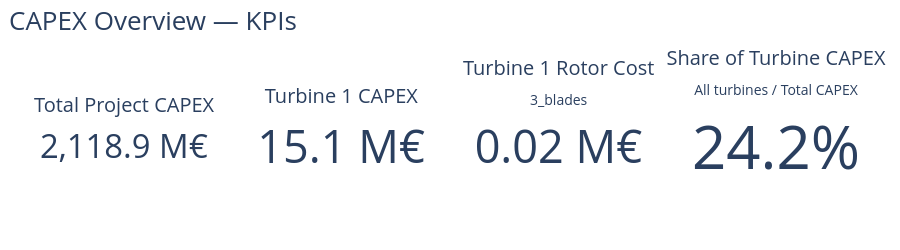
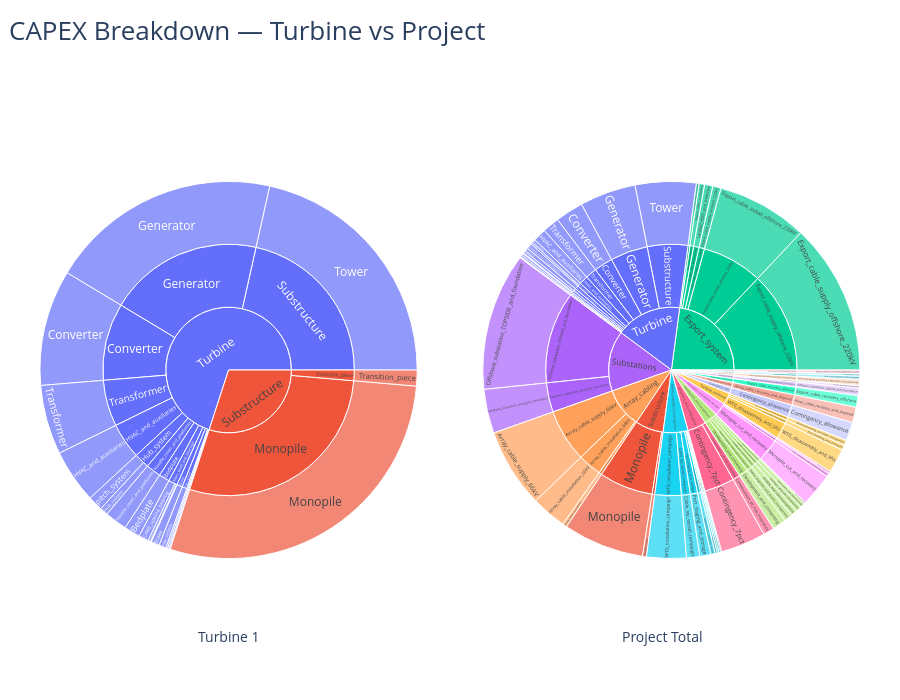
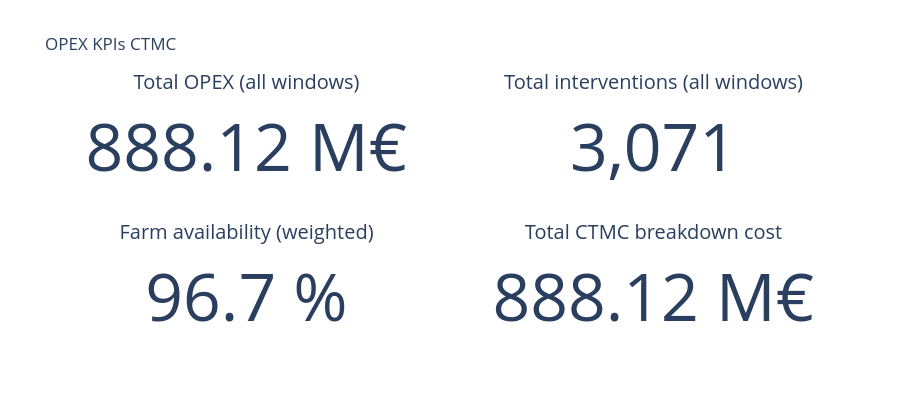
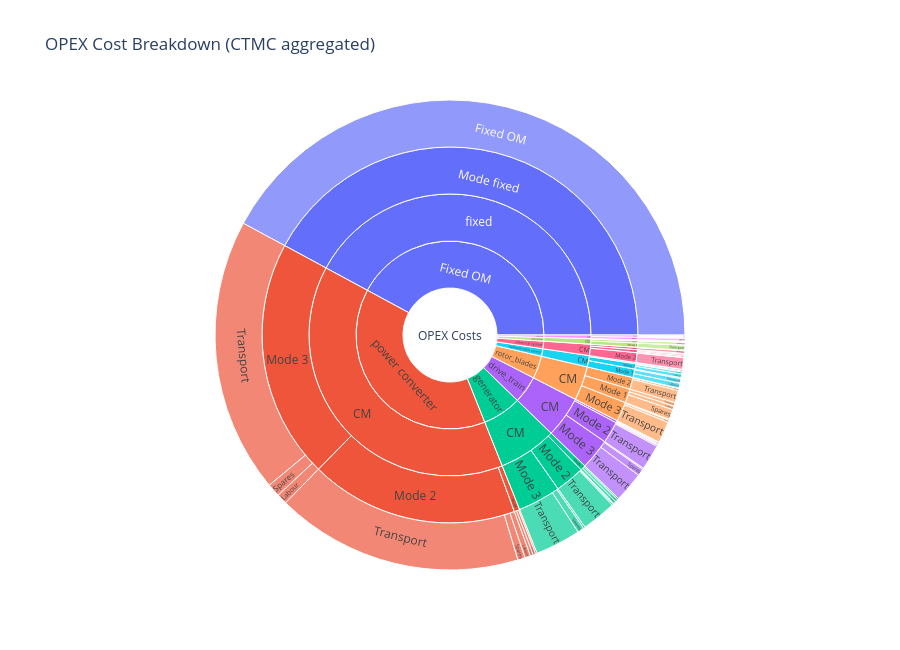

Notebook source saved alongside these figures, in order:
### Markdown cell above
## WISER CAPEX Study

### Code cell
from pathlib import Path
import sys

# --- paths & imports ---------------------------------------------------------

PROJECT_ROOT = Path.cwd().parent   # 
sys.path.append(str(PROJECT_ROOT))

from core.Simulation import build_experiment

LIBRARY_PATH = PROJECT_ROOT / "examples" / "Inputs" / "HKN"
RESULT_DIR   = PROJECT_ROOT / "results"


# --- simulation config -------------------------------------------------------

# Toggle which modules to run, dashboards, result collection, etc.
# (Adjust flags / keys to match your setup if they differ.)
sim_cfg = {
    "run_marketenv": True,
    "run_metenv": False,
    "run_capex": True,
    "capex_dashboard": True, # set to false to disable the dashboard
    "run_opex": True,
    "opex_dashboard": True, # set to false to disable the dashboard
    "run_lifetime_extension": False,
    "run_revenue": True,
    "run_valuation": True,
    "valuation_dashboard": True, # set to false to disable the dashboard
    "collect_results": True,
}

# --- parameter space (unchanged) ---------------------------------------------

parameter_space = {
    # Flattened: CAPEX_overrides -> Capex_inputFiles -> PA
    "CAPEX_overrides.Capex_inputFiles.PA": [
        "CAPEX"
        "CAPEX_OpenDoor.yaml",
        "CAPEX_IncreasedBarriers.yaml",
        "CAPEX_EconomicDownturn.yaml",
        "CAPEX_GlobalEscalation.yaml",
    ],

    # Same for materials
    "CAPEX_overrides.Material_inputFiles.MD": [
        "Commoditz_Params"
        "Commodity_Params_OpenDoor.yaml",
        "Commodity_Params_IncreasedBarriers.yaml",
        "Commodity_Params_EconomicDownturn.yaml",
        "Commodity_Params_GlobalEscalation.yaml",
    ],

    # Optional scenario label                                                                                               
    "Scenario.name": [
        "Open Door",
        "Increased Barriers",
        "Economic Downturn",
        "Global Escalation",
    ],

    "FINEX_overrides.WACC.flag_fixed_WACC": [True, True, True, True],
    "FINEX_overrides.WACC.WACC_annual":     [0.072, 0.072, 0.072, 0.072],
}





# --- zip groups: bind CAPEX + Material (+ Scenario.name) together ------------

zip_groups = {
    "macro_scenarios": [
        "CAPEX_overrides.Capex_inputFiles.PA",
        "CAPEX_overrides.Material_inputFiles.MD",
        "Scenario.name",
        "FINEX_overrides.WACC.flag_fixed_WACC",
        "FINEX_overrides.WACC.WACC_annual",
    ]
}

# --- build + run experiment -----------------------------------------------

exp = build_experiment(
    library_path=str(LIBRARY_PATH),
    base_config_path="Config.yaml",        
    simulation_config=sim_cfg,             
    parameter_space=parameter_space,       
    base_seed=42,                          
    replicates=1, # This are the Monte Carlo replicates per param set. We can run this on the cluster for more samples.                        
    name="CAPEX_Uncertainty",              
    result_directory=str(RESULT_DIR),
    zip_groups=zip_groups,                 
)

# Run the full sweep – returns a DataFrame of run metadata

exp.run()

### Figure 1 — Plotly figure (JSON) as saved in the notebook; plotly's stock layout.template omitted (floating-point values rounded to 4 significant figures)
{"data": [{"domain": {"x": [0, 0.205], "y": [0, 1]}, "mode": "number", "number": {"suffix": " M€", "valueformat": ",.1f"}, "title": {"text": "Total Project CAPEX"}, "type": "indicator", "value": 2119.0}, {"domain": {"x": [0.265, 0.47], "y": [0, 1]}, "mode": "number", "number": {"suffix": " M€", "valueformat": ",.1f"}, "title": {"text": "Turbine 1 CAPEX"}, "type": "indicator", "value": 15.1}, {"domain": {"x": [0.53, 0.735], "y": [0, 1]}, "mode": "number", "number": {"suffix": " M€", "valueformat": ",.2f"}, "title": {"text": "Turbine 1 Rotor Cost<br><sub>3_blades</sub>"}, "type": "indicator", "value": 0.02101}, {"domain": {"x": [0.795, 1], "y": [0, 1]}, "mode": "number", "number": {"valueformat": ".1%"}, "title": {"text": "Share of Turbine CAPEX<br><sub>All turbines / Total CAPEX</sub>"}, "type": "indicator", "value": 0.2423}], "layout": {"height": 250, "margin": {"b": 20, "l": 40, "r": 40, "t": 60}, "title": {"font": {"size": 26}, "text": "CAPEX Overview — KPIs", "x": 0.01}}}

### Figure 2 — Plotly figure (JSON) as saved in the notebook; plotly's stock layout.template omitted (floating-point values rounded to 4 significant figures; data arrays with more than 128 entries replaced by an {"elided": "..."} marker saying what was removed)
{"data": [{"branchvalues": "total", "domain": {"x": [0, 0.46], "y": [0, 1]}, "hovertemplate": "%{label}<br>Cost: %{value:,.2f} M€<br>Share: %{percentParent:.1%} of parent<br>Global: %{percentRoot:.1%} of total<extra></extra>", "ids": ["cat:Turbine", "cat:Substructure", "cat:Substructure|sub:Monopile", "cat:Substructure|sub:Transition_piece", "cat:Turbine|sub:3_blades", "cat:Turbine|sub:Bedplate", "cat:Turbine|sub:Brake", "cat:Turbine|sub:Converter", "cat:Turbine|sub:Generator", "cat:Turbine|sub:HVAC_and_auxiliaries", "cat:Turbine|sub:Hub_system", "cat:Turbine|sub:Main_shaft_and_bearings", "cat:Turbine|sub:Nacelle_cover_and_platforms", "cat:Turbine|sub:Substructure", "cat:Turbine|sub:Tower_top_interface", "cat:Turbine|sub:Transformer", "cat:Turbine|sub:Turret", "cat:Turbine|sub:Yaw_system", "cat:Substructure|sub:Monopile|ssub:Monopile", "cat:Substructure|sub:Transition_piece|ssub:Transition_piece", "cat:Turbine|sub:3_blades|ssub:blade_surface_coatings", "cat:Turbine|sub:Bedplate|ssub:Bedplate", "cat:Turbine|sub:Brake|ssub:Brake", "cat:Turbine|sub:Converter|ssub:Converter", "cat:Turbine|sub:Generator|ssub:Generator", "cat:Turbine|sub:HVAC_and_auxiliaries|ssub:HVAC_and_auxiliaries", "cat:Turbine|sub:Hub_system|ssub:Hub_system", "cat:Turbine|sub:Hub_system|ssub:pitch_system", "cat:Turbine|sub:Main_shaft_and_bearings|ssub:CARB_upwind_bearing", "cat:Turbine|sub:Main_shaft_and_bearings|ssub:SRB_downwind_bearing", "cat:Turbine|sub:Main_shaft_and_bearings|ssub:main_shaft", "cat:Turbine|sub:Nacelle_cover_and_platforms|ssub:Nacelle_cover_and_platforms", "cat:Turbine|sub:Substructure|ssub:Tower", "cat:Turbine|sub:Tower_top_interface|ssub:Tower_top_interface", "cat:Turbine|sub:Transformer|ssub:Transformer", "cat:Turbine|sub:Turret|ssub:Turret", "cat:Turbine|sub:Yaw_system|ssub:Yaw_system"], "labels": ["Turbine", "Substructure", "Monopile", "Transition_piece", "3_blades", "Bedplate", "Brake", "Converter", "Generator", "HVAC_and_auxiliaries", "Hub_system", "Main_shaft_and_bearings", "Nacelle_cover_and_platforms", "Substructure", "Tower_top_interface", "Transformer", "Turret", "Yaw_system", "Monopile", "Transition_piece", "blade_surface_coatings", "Bedplate", "Brake", "Converter", "Generator", "HVAC_and_auxiliaries", "Hub_system", "pitch_system", "CARB_upwind_bearing", "SRB_downwind_bearing", "main_shaft", "Nacelle_cover_and_platforms", "Tower", "Tower_top_interface", "Transformer", "Turret", "Yaw_system"], "parents": ["", "", "cat:Substructure", "cat:Substructure", "cat:Turbine", "cat:Turbine", "cat:Turbine", "cat:Turbine", "cat:Turbine", "cat:Turbine", "cat:Turbine", "cat:Turbine", "cat:Turbine", "cat:Turbine", "cat:Turbine", "cat:Turbine", "cat:Turbine", "cat:Turbine", "cat:Substructure|sub:Monopile", "cat:Substructure|sub:Transition_piece", "cat:Turbine|sub:3_blades", "cat:Turbine|sub:Bedplate", "cat:Turbine|sub:Brake", "cat:Turbine|sub:Converter", "cat:Turbine|sub:Generator", "cat:Turbine|sub:HVAC_and_auxiliaries", "cat:Turbine|sub:Hub_system", "cat:Turbine|sub:Hub_system", "cat:Turbine|sub:Main_shaft_and_bearings", "cat:Turbine|sub:Main_shaft_and_bearings", "cat:Turbine|sub:Main_shaft_and_bearings", "cat:Turbine|sub:Nacelle_cover_and_platforms", "cat:Turbine|sub:Substructure", "cat:Turbine|sub:Tower_top_interface", "cat:Turbine|sub:Transformer", "cat:Turbine|sub:Turret", "cat:Turbine|sub:Yaw_system"], "type": "sunburst", "values": [10.57, 4.531, 4.325, 0.2062, 0.02101, 0.2065, 0.1078, 1.5, 3.001, 0.6957, 0.2961, 0.1731, 0.2904, 3.246, 0.022, 0.9, 0.01485, 0.09281, 4.325, 0.2062, 0.02101, 0.2065, 0.1078, 1.5, 3.001, 0.6957, 0.1031, 0.193, 0.1289, 0.0341, 0.01015, 0.2904, 3.246, 0.022, 0.9, 0.01485, 0.09281]}, {"branchvalues": "total", "domain": {"x": [0.54, 1], "y": [0, 1]}, "hovertemplate": "%{label}<br>Cost: %{value:,.2f} M€<br>Share: %{percentParent:.1%} of parent<br>Global: %{percentRoot:.1%} of total<extra></extra>", "ids": {"elided": "136 str values"}, "labels": {"elided": "136 str values"}, "parents": {"elided": "136 str values"}, "type": "sunburst", "values": {"elided": "136 float values"}}], "layout": {"annotations": [{"font": {"size": 14}, "showarrow": false, "text": "Turbine 1", "x": 0.19, "xref": "paper", "y": 0.02, "yref": "paper"}, {"font": {"size": 14}, "showarrow": false, "text": "Project Total", "x": 0.81, "xref": "paper", "y": 0.02, "yref": "paper"}], "height": 700, "margin": {"b": 40, "l": 40, "r": 40, "t": 80}, "title": {"font": {"size": 26}, "text": "CAPEX Breakdown — Turbine vs Project", "x": 0.01}}}

### Figure 3 — Plotly figure (JSON) as saved in the notebook; plotly's stock layout.template omitted (floating-point values rounded to 4 significant figures)
{"data": [{"domain": {"x": [0, 0.45], "y": [0.625, 1]}, "mode": "number", "number": {"suffix": " M€", "valueformat": ",.2f"}, "title": {"text": "Total OPEX (all windows)"}, "type": "indicator", "value": 888.1}, {"domain": {"x": [0.55, 1], "y": [0.625, 1]}, "mode": "number", "number": {"valueformat": ",.0f"}, "title": {"text": "Total interventions (all windows)"}, "type": "indicator", "value": 3071.0}, {"domain": {"x": [0, 0.45], "y": [0, 0.375]}, "mode": "number", "number": {"suffix": " %", "valueformat": ".1f"}, "title": {"text": "Farm availability (weighted)"}, "type": "indicator", "value": 96.66}, {"domain": {"x": [0.55, 1], "y": [0, 0.375]}, "mode": "number", "number": {"suffix": " M€", "valueformat": ",.2f"}, "title": {"text": "Total CTMC breakdown cost"}, "type": "indicator", "value": 888.1}], "layout": {"height": 420, "showlegend": false, "title": {"text": "OPEX KPIs CTMC"}}}

### Figure 4 — Plotly figure (JSON) as saved in the notebook; plotly's stock layout.template omitted (floating-point values rounded to 4 significant figures)
{"data": [{"branchvalues": "total", "hovertemplate": "%{label}<br>%{value:,.0f} €<extra></extra>", "ids": ["cost_root", "cost_root|comp:Fixed OM", "cost_root|comp:Fixed OM|task:fixed", "cost_root|comp:Fixed OM|task:fixed|mode:fixed", "cost_root|comp:Fixed OM|task:fixed|mode:fixed|cat:fixed_OM_eur", "cost_root|comp:drive_train", "cost_root|comp:drive_train|task:CM", "cost_root|comp:drive_train|task:CM|mode:1", "cost_root|comp:drive_train|task:CM|mode:1|cat:transport_eur", "cost_root|comp:drive_train|task:CM|mode:1|cat:labour_eur", "cost_root|comp:drive_train|task:CM|mode:1|cat:spares_eur", "cost_root|comp:drive_train|task:CM|mode:2", "cost_root|comp:drive_train|task:CM|mode:2|cat:transport_eur", "cost_root|comp:drive_train|task:CM|mode:2|cat:labour_eur", "cost_root|comp:drive_train|task:CM|mode:2|cat:spares_eur", "cost_root|comp:drive_train|task:CM|mode:3", "cost_root|comp:drive_train|task:CM|mode:3|cat:transport_eur", "cost_root|comp:drive_train|task:CM|mode:3|cat:labour_eur", "cost_root|comp:drive_train|task:CM|mode:3|cat:spares_eur", "cost_root|comp:electrical system", "cost_root|comp:electrical system|task:CM", "cost_root|comp:electrical system|task:CM|mode:1", "cost_root|comp:electrical system|task:CM|mode:1|cat:transport_eur", "cost_root|comp:electrical system|task:CM|mode:1|cat:labour_eur", "cost_root|comp:electrical system|task:CM|mode:1|cat:spares_eur", "cost_root|comp:electrical system|task:CM|mode:2", "cost_root|comp:electrical system|task:CM|mode:2|cat:transport_eur", "cost_root|comp:electrical system|task:CM|mode:2|cat:labour_eur", "cost_root|comp:electrical system|task:CM|mode:2|cat:spares_eur", "cost_root|comp:electrical system|task:CM|mode:3", "cost_root|comp:electrical system|task:CM|mode:3|cat:transport_eur", "cost_root|comp:electrical system|task:CM|mode:3|cat:labour_eur", "cost_root|comp:electrical system|task:CM|mode:3|cat:spares_eur", "cost_root|comp:generator", "cost_root|comp:generator|task:CM", "cost_root|comp:generator|task:CM|mode:1", "cost_root|comp:generator|task:CM|mode:1|cat:transport_eur", "cost_root|comp:generator|task:CM|mode:1|cat:labour_eur", "cost_root|comp:generator|task:CM|mode:1|cat:spares_eur", "cost_root|comp:generator|task:CM|mode:2", "cost_root|comp:generator|task:CM|mode:2|cat:transport_eur", "cost_root|comp:generator|task:CM|mode:2|cat:labour_eur", "cost_root|comp:generator|task:CM|mode:2|cat:spares_eur", "cost_root|comp:generator|task:CM|mode:3", "cost_root|comp:generator|task:CM|mode:3|cat:transport_eur", "cost_root|comp:generator|task:CM|mode:3|cat:labour_eur", "cost_root|comp:generator|task:CM|mode:3|cat:spares_eur", "cost_root|comp:hydraulic pitch system", "cost_root|comp:hydraulic pitch system|task:CM", "cost_root|comp:hydraulic pitch system|task:CM|mode:1", "cost_root|comp:hydraulic pitch system|task:CM|mode:1|cat:transport_eur", "cost_root|comp:hydraulic pitch system|task:CM|mode:1|cat:labour_eur", "cost_root|comp:hydraulic pitch system|task:CM|mode:1|cat:spares_eur", "cost_root|comp:hydraulic pitch system|task:CM|mode:2", "cost_root|comp:hydraulic pitch system|task:CM|mode:2|cat:transport_eur", "cost_root|comp:hydraulic pitch system|task:CM|mode:2|cat:labour_eur", "cost_root|comp:hydraulic pitch system|task:CM|mode:2|cat:spares_eur", "cost_root|comp:hydraulic pitch system|task:CM|mode:3", "cost_root|comp:hydraulic pitch system|task:CM|mode:3|cat:transport_eur", "cost_root|comp:hydraulic pitch system|task:CM|mode:3|cat:labour_eur", "cost_root|comp:hydraulic pitch system|task:CM|mode:3|cat:spares_eur", "cost_root|comp:power converter", "cost_root|comp:power converter|task:CM", "cost_root|comp:power converter|task:CM|mode:1", "cost_root|comp:power converter|task:CM|mode:1|cat:transport_eur", "cost_root|comp:power converter|task:CM|mode:1|cat:labour_eur", "cost_root|comp:power converter|task:CM|mode:1|cat:spares_eur", "cost_root|comp:power converter|task:CM|mode:2", "cost_root|comp:power converter|task:CM|mode:2|cat:transport_eur", "cost_root|comp:power converter|task:CM|mode:2|cat:labour_eur", "cost_root|comp:power converter|task:CM|mode:2|cat:spares_eur", "cost_root|comp:power converter|task:CM|mode:3", "cost_root|comp:power converter|task:CM|mode:3|cat:transport_eur", "cost_root|comp:power converter|task:CM|mode:3|cat:labour_eur", "cost_root|comp:power converter|task:CM|mode:3|cat:spares_eur", "cost_root|comp:rotor_blades", "cost_root|comp:rotor_blades|task:CM", "cost_root|comp:rotor_blades|task:CM|mode:1", "cost_root|comp:rotor_blades|task:CM|mode:1|cat:transport_eur", "cost_root|comp:rotor_blades|task:CM|mode:1|cat:labour_eur", "cost_root|comp:rotor_blades|task:CM|mode:1|cat:spares_eur", "cost_root|comp:rotor_blades|task:CM|mode:2", "cost_root|comp:rotor_blades|task:CM|mode:2|cat:transport_eur", "cost_root|comp:rotor_blades|task:CM|mode:2|cat:labour_eur", "cost_root|comp:rotor_blades|task:CM|mode:2|cat:spares_eur", "cost_root|comp:rotor_blades|task:CM|mode:3", "cost_root|comp:rotor_blades|task:CM|mode:3|cat:transport_eur", "cost_root|comp:rotor_blades|task:CM|mode:3|cat:labour_eur", "cost_root|comp:rotor_blades|task:CM|mode:3|cat:spares_eur", "cost_root|comp:transformer", "cost_root|comp:transformer|task:CM", "cost_root|comp:transformer|task:CM|mode:1", "cost_root|comp:transformer|task:CM|mode:1|cat:transport_eur", "cost_root|comp:transformer|task:CM|mode:1|cat:labour_eur", "cost_root|comp:transformer|task:CM|mode:1|cat:spares_eur", "cost_root|comp:transformer|task:CM|mode:2", "cost_root|comp:transformer|task:CM|mode:2|cat:transport_eur", "cost_root|comp:transformer|task:CM|mode:2|cat:labour_eur", "cost_root|comp:transformer|task:CM|mode:2|cat:spares_eur", "cost_root|comp:yaw_system", "cost_root|comp:yaw_system|task:CM", "cost_root|comp:yaw_system|task:CM|mode:1", "cost_root|comp:yaw_system|task:CM|mode:1|cat:transport_eur", "cost_root|comp:yaw_system|task:CM|mode:1|cat:labour_eur", "cost_root|comp:yaw_system|task:CM|mode:1|cat:spares_eur", "cost_root|comp:yaw_system|task:CM|mode:2", "cost_root|comp:yaw_system|task:CM|mode:2|cat:transport_eur", "cost_root|comp:yaw_system|task:CM|mode:2|cat:labour_eur", "cost_root|comp:yaw_system|task:CM|mode:2|cat:spares_eur", "cost_root|comp:yaw_system|task:CM|mode:3", "cost_root|comp:yaw_system|task:CM|mode:3|cat:transport_eur", "cost_root|comp:yaw_system|task:CM|mode:3|cat:labour_eur", "cost_root|comp:yaw_system|task:CM|mode:3|cat:spares_eur"], "labels": ["OPEX Costs", "Fixed OM", "fixed", "Mode fixed", "Fixed OM", "drive_train", "CM", "Mode 1", "Transport", "Labour", "Spares", "Mode 2", "Transport", "Labour", "Spares", "Mode 3", "Transport", "Labour", "Spares", "electrical system", "CM", "Mode 1", "Transport", "Labour", "Spares", "Mode 2", "Transport", "Labour", "Spares", "Mode 3", "Transport", "Labour", "Spares", "generator", "CM", "Mode 1", "Transport", "Labour", "Spares", "Mode 2", "Transport", "Labour", "Spares", "Mode 3", "Transport", "Labour", "Spares", "hydraulic pitch system", "CM", "Mode 1", "Transport", "Labour", "Spares", "Mode 2", "Transport", "Labour", "Spares", "Mode 3", "Transport", "Labour", "Spares", "power converter", "CM", "Mode 1", "Transport", "Labour", "Spares", "Mode 2", "Transport", "Labour", "Spares", "Mode 3", "Transport", "Labour", "Spares", "rotor_blades", "CM", "Mode 1", "Transport", "Labour", "Spares", "Mode 2", "Transport", "Labour", "Spares", "Mode 3", "Transport", "Labour", "Spares", "transformer", "CM", "Mode 1", "Transport", "Labour", "Spares", "Mode 2", "Transport", "Labour", "Spares", "yaw_system", "CM", "Mode 1", "Transport", "Labour", "Spares", "Mode 2", "Transport", "Labour", "Spares", "Mode 3", "Transport", "Labour", "Spares"], "parents": ["", "cost_root", "cost_root|comp:Fixed OM", "cost_root|comp:Fixed OM|task:fixed", "cost_root|comp:Fixed OM|task:fixed|mode:fixed", "cost_root", "cost_root|comp:drive_train", "cost_root|comp:drive_train|task:CM", "cost_root|comp:drive_train|task:CM|mode:1", "cost_root|comp:drive_train|task:CM|mode:1", "cost_root|comp:drive_train|task:CM|mode:1", "cost_root|comp:drive_train|task:CM", "cost_root|comp:drive_train|task:CM|mode:2", "cost_root|comp:drive_train|task:CM|mode:2", "cost_root|comp:drive_train|task:CM|mode:2", "cost_root|comp:drive_train|task:CM", "cost_root|comp:drive_train|task:CM|mode:3", "cost_root|comp:drive_train|task:CM|mode:3", "cost_root|comp:drive_train|task:CM|mode:3", "cost_root", "cost_root|comp:electrical system", "cost_root|comp:electrical system|task:CM", "cost_root|comp:electrical system|task:CM|mode:1", "cost_root|comp:electrical system|task:CM|mode:1", "cost_root|comp:electrical system|task:CM|mode:1", "cost_root|comp:electrical system|task:CM", "cost_root|comp:electrical system|task:CM|mode:2", "cost_root|comp:electrical system|task:CM|mode:2", "cost_root|comp:electrical system|task:CM|mode:2", "cost_root|comp:electrical system|task:CM", "cost_root|comp:electrical system|task:CM|mode:3", "cost_root|comp:electrical system|task:CM|mode:3", "cost_root|comp:electrical system|task:CM|mode:3", "cost_root", "cost_root|comp:generator", "cost_root|comp:generator|task:CM", "cost_root|comp:generator|task:CM|mode:1", "cost_root|comp:generator|task:CM|mode:1", "cost_root|comp:generator|task:CM|mode:1", "cost_root|comp:generator|task:CM", "cost_root|comp:generator|task:CM|mode:2", "cost_root|comp:generator|task:CM|mode:2", "cost_root|comp:generator|task:CM|mode:2", "cost_root|comp:generator|task:CM", "cost_root|comp:generator|task:CM|mode:3", "cost_root|comp:generator|task:CM|mode:3", "cost_root|comp:generator|task:CM|mode:3", "cost_root", "cost_root|comp:hydraulic pitch system", "cost_root|comp:hydraulic pitch system|task:CM", "cost_root|comp:hydraulic pitch system|task:CM|mode:1", "cost_root|comp:hydraulic pitch system|task:CM|mode:1", "cost_root|comp:hydraulic pitch system|task:CM|mode:1", "cost_root|comp:hydraulic pitch system|task:CM", "cost_root|comp:hydraulic pitch system|task:CM|mode:2", "cost_root|comp:hydraulic pitch system|task:CM|mode:2", "cost_root|comp:hydraulic pitch system|task:CM|mode:2", "cost_root|comp:hydraulic pitch system|task:CM", "cost_root|comp:hydraulic pitch system|task:CM|mode:3", "cost_root|comp:hydraulic pitch system|task:CM|mode:3", "cost_root|comp:hydraulic pitch system|task:CM|mode:3", "cost_root", "cost_root|comp:power converter", "cost_root|comp:power converter|task:CM", "cost_root|comp:power converter|task:CM|mode:1", "cost_root|comp:power converter|task:CM|mode:1", "cost_root|comp:power converter|task:CM|mode:1", "cost_root|comp:power converter|task:CM", "cost_root|comp:power converter|task:CM|mode:2", "cost_root|comp:power converter|task:CM|mode:2", "cost_root|comp:power converter|task:CM|mode:2", "cost_root|comp:power converter|task:CM", "cost_root|comp:power converter|task:CM|mode:3", "cost_root|comp:power converter|task:CM|mode:3", "cost_root|comp:power converter|task:CM|mode:3", "cost_root", "cost_root|comp:rotor_blades", "cost_root|comp:rotor_blades|task:CM", "cost_root|comp:rotor_blades|task:CM|mode:1", "cost_root|comp:rotor_blades|task:CM|mode:1", "cost_root|comp:rotor_blades|task:CM|mode:1", "cost_root|comp:rotor_blades|task:CM", "cost_root|comp:rotor_blades|task:CM|mode:2", "cost_root|comp:rotor_blades|task:CM|mode:2", "cost_root|comp:rotor_blades|task:CM|mode:2", "cost_root|comp:rotor_blades|task:CM", "cost_root|comp:rotor_blades|task:CM|mode:3", "cost_root|comp:rotor_blades|task:CM|mode:3", "cost_root|comp:rotor_blades|task:CM|mode:3", "cost_root", "cost_root|comp:transformer", "cost_root|comp:transformer|task:CM", "cost_root|comp:transformer|task:CM|mode:1", "cost_root|comp:transformer|task:CM|mode:1", "cost_root|comp:transformer|task:CM|mode:1", "cost_root|comp:transformer|task:CM", "cost_root|comp:transformer|task:CM|mode:2", "cost_root|comp:transformer|task:CM|mode:2", "cost_root|comp:transformer|task:CM|mode:2", "cost_root", "cost_root|comp:yaw_system", "cost_root|comp:yaw_system|task:CM", "cost_root|comp:yaw_system|task:CM|mode:1", "cost_root|comp:yaw_system|task:CM|mode:1", "cost_root|comp:yaw_system|task:CM|mode:1", "cost_root|comp:yaw_system|task:CM", "cost_root|comp:yaw_system|task:CM|mode:2", "cost_root|comp:yaw_system|task:CM|mode:2", "cost_root|comp:yaw_system|task:CM|mode:2", "cost_root|comp:yaw_system|task:CM", "cost_root|comp:yaw_system|task:CM|mode:3", "cost_root|comp:yaw_system|task:CM|mode:3", "cost_root|comp:yaw_system|task:CM|mode:3"], "type": "sunburst", "values": [888100000.0, 374000000, 374000000, 374000000, 374000000, 41900000.0, 41900000.0, 1611000.0, 570100.0, 585800.0, 454600.0, 16700000.0, 15550000.0, 377700.0, 773100.0, 23580000.0, 18450000.0, 696500.0, 4435000.0, 11480000.0, 11480000.0, 2236000.0, 805500.0, 825800.0, 604600.0, 7468000.0, 7152000.0, 164000.0, 151500.0, 1771000.0, 1529000.0, 52710.0, 189300.0, 59460000.0, 59460000.0, 4099000.0, 1545000.0, 1632000.0, 921900.0, 22460000.0, 21110000.0, 538200.0, 814600.0, 32900000.0, 27790000.0, 1073000.0, 4030000.0, 11500000.0, 11500000.0, 6455000.0, 2810000.0, 3048000.0, 596700.0, 4077000.0, 1304000.0, 2220000.0, 552500.0, 969600.0, 914300.0, 32640.0, 22740.0, 345800000.0, 345800000.0, 4273000.0, 1630000.0, 1735000.0, 908600.0, 159000000.0, 151100000.0, 3464000.0, 4479000.0, 182500000.0, 168100000.0, 6393000.0, 8017000.0, 34710000.0, 34710000.0, 10670000.0, 2101000.0, 2293000.0, 6275000.0, 9037000.0, 7566000.0, 190100.0, 1281000.0, 15010000.0, 13160000.0, 521000.0, 1322000.0, 3588000.0, 3588000.0, 1585000.0, 480600.0, 502500.0, 602000.0, 2003000.0, 115700.0, 199700.0, 1688000.0, 5699000.0, 5699000.0, 610700.0, 326700.0, 166700.0, 117300.0, 3304000.0, 3197000.0, 78330.0, 29240.0, 1784000.0, 1700000.0, 64020.0, 20310.0]}], "layout": {"height": 650, "title": {"text": "OPEX Cost Breakdown (CTMC aggregated)"}}}
